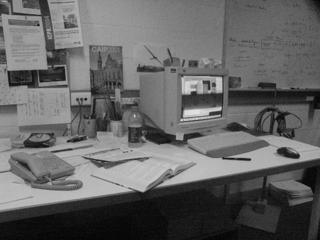
%> input picture second_semester/Computer Vision/Lab2_Dense_Motion_Estimation/toolbox/ransac/example/im02.jpg, 320 x 240 px, given in place of imagen01.jpg, which was not available
$ octave --eval "testfund;"   (GNU Octave 9; MATLAB toolbox functions it lacks are replaced by stand-ins)
%> lines starting %> are read from the running program, lines starting %| are printed output that depends on the picture; pictures that were not available may be replaced by others from this repository, and a replacement may not be noted
### 2nd_Semester/Computer Vision/Lab2_Dense_Motion_Estimation/toolbox/ransac/harris.m
% HARRIS - Harris corner detector
%
% Usage:                 cim = harris(im, sigma)
%                [cim, r, c] = harris(im, sigma, thresh, radius, disp)
%  [cim, r, c, rsubp, csubp] = harris(im, sigma, thresh, radius, disp)
%
% Arguments:
%            im     - image to be processed.
%            sigma  - standard deviation of smoothing Gaussian. Typical
%                     values to use might be 1-3.
%            thresh - threshold (optional). Try a value ~1000.
%            radius - radius of region considered in non-maximal
%                     suppression (optional). Typical values to use might
%                     be 1-3.
%            disp   - optional flag (0 or 1) indicating whether you want
%                     to display corners overlayed on the original
%                     image. This can be useful for parameter tuning. This
%                     defaults to 0
%
% Returns:
%            cim    - binary image marking corners.
%            r      - row coordinates of corner points.
%            c      - column coordinates of corner points.
%            rsubp  - If five return values are requested sub-pixel
%            csubp  - localization of feature points is attempted and
%                     returned as an additional set of floating point
%                     coords. Note that you may still want to use the integer
%                     valued coords to specify centres of correlation windows
%                     for feature matching.
%
% If thresh and radius are omitted from the argument list only 'cim' is returned
% as a raw corner strength image.  You may then want to look at the values
% within 'cim' to determine the appropriate threshold value to use. Note that
% the Harris corner strength varies with the intensity gradient raised to the
% 4th power.  Small changes in input image contrast result in huge changes in
% the appropriate threshold.
%
% Note that this code computes Noble's version of the detector which does not
% require the parameter 'k'.  See comments in code if you wish to use Harris'
% original measure.
%
% See also: NONMAXSUPPTS, DERIVATIVE5

% References:
% C.G. Harris and M.J. Stephens. "A combined corner and edge detector",
% Proceedings Fourth Alvey Vision Conference, Manchester.
% pp 147-151, 1988.
%
% Alison Noble, "Descriptions of Image Surfaces", PhD thesis, Department
% of Engineering Science, Oxford University 1989, p45.

% Copyright (c) 2002-2010 Peter Kovesi
% Centre for Exploration Targeting
% The University of Western Australia
% http://www.csse.uwa.edu.au/~pk/research/matlabfns/
%
% Permission is hereby granted, free of charge, to any person obtaining a copy
% of this software and associated documentation files (the "Software"), to deal
% in the Software without restriction, subject to the following conditions:
%
% The above copyright notice and this permission notice shall be included in
% all copies or substantial portions of the Software.
%
% The Software is provided "as is", without warranty of any kind.

% March    2002 - Original version
% December 2002 - Updated comments
% August   2005 - Changed so that code calls nonmaxsuppts
% August   2010 - Changed to use Farid and Simoncelli's derivative filters

function [cim, r, c, rsubp, csubp] = harris(im, sigma, thresh, radius, disp)

    error(nargchk(2,5,nargin));
    if nargin == 4
	disp = 0;
    end

    if ~isa(im,'double')
	im = double(im);
    end

    subpixel = nargout == 5;

    % Compute derivatives and elements of the structure tensor.
    [Ix, Iy] = derivative5(im, 'x', 'y');
    Ix2 = gaussfilt(Ix.^2,  sigma);
    Iy2 = gaussfilt(Iy.^2,  sigma);
    Ixy = gaussfilt(Ix.*Iy, sigma);

    % Compute the Harris corner measure. Note that there are two measures
    % that can be calculated.  I prefer the first one below as given by
    % Nobel in her thesis (reference above).  The second one (commented out)
    % requires setting a parameter, it is commonly suggested that k=0.04 - I
    % find this a bit arbitrary and unsatisfactory.

    cim = (Ix2.*Iy2 - Ixy.^2)./(Ix2 + Iy2 + eps); % My preferred  measure.
%    k = 0.04;
%    cim = (Ix2.*Iy2 - Ixy.^2) - k*(Ix2 + Iy2).^2; % Original Harris measure.

    if nargin > 2   % We should perform nonmaximal suppression and threshold

	if disp  % Call nonmaxsuppts to so that image is displayed
	    if subpixel
		[r,c,rsubp,csubp] = nonmaxsuppts(cim, radius, thresh, im);
	    else
		[r,c] = nonmaxsuppts(cim, radius, thresh, im);
	    end
	else     % Just do the nonmaximal suppression
	    if subpixel
		[r,c,rsubp,csubp] = nonmaxsuppts(cim, radius, thresh);
	    else
		[r,c] = nonmaxsuppts(cim, radius, thresh);
	    end
	end
    end

### second_semester/Computer Vision/Lab2_Dense_Motion_Estimation/toolbox/ransac/derivative5.m
% DERIVATIVE5 - 5-Tap 1st and 2nd discrete derivatives
%
% This function computes 1st and 2nd derivatives of an image using the 5-tap
% coefficients given by Farid and Simoncelli.  The results are significantly
% more accurate than MATLAB's GRADIENT function on edges that are at angles
% other than vertical or horizontal. This in turn improves gradient orientation
% estimation enormously.  If you are after extreme accuracy try using DERIVATIVE7.
%
% Usage:  [gx, gy, gxx, gyy, gxy] = derivative5(im, derivative specifiers)
%
% Arguments:
%                       im - Image to compute derivatives from.
%    derivative specifiers - A comma separated list of character strings
%                            that can be any of 'x', 'y', 'xx', 'yy' or 'xy'
%                            These can be in any order, the order of the
%                            computed output arguments will match the order
%                            of the derivative specifier strings.
% Returns:
%  Function returns requested derivatives which can be:
%     gx, gy   - 1st derivative in x and y
%     gxx, gyy - 2nd derivative in x and y
%     gxy      - 1st derivative in y of 1st derivative in x
%
%  Examples:
%    Just compute 1st derivatives in x and y
%    [gx, gy] = derivative5(im, 'x', 'y');
%
%    Compute 2nd derivative in x, 1st derivative in y and 2nd derivative in y
%    [gxx, gy, gyy] = derivative5(im, 'xx', 'y', 'yy')
%
% See also: DERIVATIVE7

% Reference: Hany Farid and Eero Simoncelli "Differentiation of Discrete
% Multi-Dimensional Signals" IEEE Trans. Image Processing. 13(4): 496-508 (2004)

% Copyright (c) 2010 Peter Kovesi
% Centre for Exploration Targeting
% The University of Western Australia
% http://www.csse.uwa.edu.au/~pk/research/matlabfns/
%
% Permission is hereby granted, free of charge, to any person obtaining a copy
% of this software and associated documentation files (the "Software"), to deal
% in the Software without restriction, subject to the following conditions:
%
% The above copyright notice and this permission notice shall be included in
% all copies or substantial portions of the Software.
%
% The Software is provided "as is", without warranty of any kind.
%
% April 2010

function varargout = derivative5(im, varargin)

    varargin = varargin(:);
    varargout = cell(size(varargin));

    % Check if we are just computing 1st derivatives.  If so use the
    % interpolant and derivative filters optimized for 1st derivatives, else
    % use 2nd derivative filters and interpolant coefficients.
    % Detection is done by seeing if any of the derivative specifier
    % arguments is longer than 1 char, this implies 2nd derivative needed.
    secondDeriv = false;
    for n = 1:length(varargin)
        if length(varargin{n}) > 1
            secondDeriv = true;
            break
        end
    end

    if ~secondDeriv
        % 5 tap 1st derivative cofficients.  These are optimal if you are just
        % seeking the 1st deriavtives
        p = [0.037659  0.249153  0.426375  0.249153  0.037659];
        d1 =[0.109604  0.276691  0.000000 -0.276691 -0.109604];
    else
        % 5-tap 2nd derivative coefficients. The associated 1st derivative
        % coefficients are not quite as optimal as the ones above but are
        % consistent with the 2nd derivative interpolator p and thus are
        % appropriate to use if you are after both 1st and 2nd derivatives.
        p  = [0.030320  0.249724  0.439911  0.249724  0.030320];
        d1 = [0.104550  0.292315  0.000000 -0.292315 -0.104550];
        d2 = [0.232905  0.002668 -0.471147  0.002668  0.232905];
    end

    % Compute derivatives.  Note that in the 1st call below MATLAB's conv2
    % function performs a 1D convolution down the columns using p then a 1D
    % convolution along the rows using d1. etc etc.
    gx = false;
    imrgb=im;
%     im=rgb2gray(im);

    for n = 1:length(varargin)
      if strcmpi('x', varargin{n})
          varargout{n} = conv2(p, d1, im, 'same');
          gx = true;   % Record that gx is available for gxy if needed
          gxn = n;
      elseif strcmpi('y', varargin{n})
          varargout{n} = conv2(d1, p, im, 'same');
      elseif strcmpi('xx', varargin{n})
          varargout{n} = conv2(p, d2, im, 'same');
      elseif strcmpi('yy', varargin{n})
          varargout{n} = conv2(d2, p, im, 'same');
      elseif strcmpi('xy', varargin{n}) | strcmpi('yx', varargin{n})
          if gx
              varargout{n} = conv2(d1, p, varargout{gxn}, 'same');
          else
              gx = conv2(p, d1, im, 'same');
              varargout{n} = conv2(d1, p, gx, 'same');
          end
      else
          error(sprintf('''%s'' is an unrecognized derivative option',varargin{n}));
      end
    end

### second_semester/Computer Vision/Lab2_Dense_Motion_Estimation/toolbox/ransac/testfund.m
% Demonstration of feature matching via simple correlation, and then using
% RANSAC to estimate the fundamental matrix and at the same time identify
% (mostly) inlying matches
%
% Usage:  testfund              - Demonstrates fundamental matrix calculation
%                                 on two default images
%         testfund(im1,im2)     - Computes fundamental matrix on two supplied images
%
% Edit code as necessary to tweak parameters

% Copyright (c) 2004-2005 Peter Kovesi
% School of Computer Science & Software Engineering
% The University of Western Australia
% http://www.csse.uwa.edu.au/
%
% Permission is hereby granted, free of charge, to any person obtaining a copy
% of this software and associated documentation files (the "Software"), to deal
% in the Software without restriction, subject to the following conditions:
%
% The above copyright notice and this permission notice shall be included in
% all copies or substantial portions of the Software.
%
% The Software is provided "as is", without warranty of any kind.

% February 2004
% August   2005 Octave compatibility

function testfund

    %if nargin == 0
	im1 = imread('MisPruebasRANSAC/imagen01.jpg');
%> im1 is the input picture: size 240x320 uint8; min 0, max 228, mean 100
	im2 = imread('MisPruebasRANSAC/imagen02.jpg');
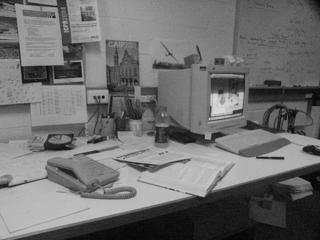
%> input picture second_semester/Computer Vision/Lab2_Dense_Motion_Estimation/toolbox/ransac/example/im03.jpg, 320 x 240 px, given in place of imagen02.jpg, which was not available
%> im2 is the input picture: size 240x320 uint8; min 0, max 223, mean 110.1
    %end
    im1=rgb2gray(im1);
    im2=rgb2gray(im2);
%

    v = version; Octave=v(1)<'5';  % Crude Octave test
    thresh = 0;   % Harris corner threshold
    nonmaxrad = 3;  % Non-maximal suppression radius
    dmax = 50;      % Maximum search distance for matching
    w = 11;         % Window size for correlation matching

    % Find Harris corners in image1 and image2
    [cim1, r1, c1] = harris(im1, 1, thresh, 3);
%> in derivative5, `varargin = varargin(:);`: varargin = {'x', 'y'}
%> in derivative5, `varargout = cell(size(varargin));`: varargout = {[], []}
%> the loop in derivative5, `for n = 1:length(varargin)` made 2 passes
%> after the loop in derivative5, `for n = 1:length(varargin)`: secondDeriv = false
%> the loop in derivative5, `for n = 1:length(varargin)` made 2 passes
%> (gx, gxn) on pass 1: (true, 1)
%> after the loop in derivative5, `for n = 1:length(varargin)`: varargout = 2 items
%> in harris, `[Ix, Iy] = derivative5(im, 'x', 'y');`:
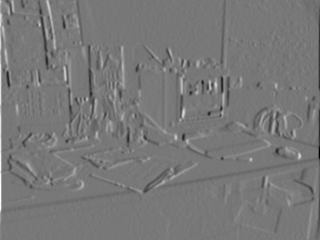
%> Ix: size 240x320 double; min -64.14, max 71.48, mean -0.1; drawn with min black and max white
%> in harris, `[Ix, Iy] = derivative5(im, 'x', 'y');`:
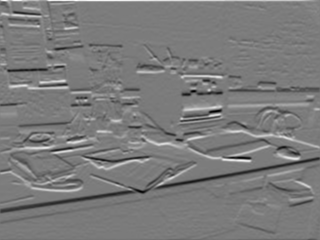
%> Iy: size 240x320 double; min -58.83, max 62.3, mean -0.2; drawn with min black and max white
%> the run ends on the next line
    imshow(im1,1), hold on, plot(c1,r1,'r+');

    [cim2, r2, c2] = harris(im2, 1, thresh, 3);
    imshow(im2,2), hold on, plot(c2,r2,'r+');
    drawnow

    correlation = 1;  % Change this between 1 or 0 to switch between the two
                      % matching functions below

    if correlation  % Use normalised correlation matching
	[m1,m2] = matchbycorrelation(im1, [r1';c1'], im2, [r2';c2'], w, dmax);

    else            % Use monogenic phase matching
	nscale = 1;
	minWaveLength = 10;
	mult = 4;
	sigmaOnf = .2;
	[m1,m2] = matchbymonogenicphase(im1, [r1';c1'], im2, [r2';c2'], w, dmax,...
					nscale, minWaveLength, mult, sigmaOnf);
    end

    % Display putative matches
    imshow(im1,3), set(gcf,'name','Putative matches')
    if Octave, figure(1); title('Putative matches'), axis('equal'), end
    for n = 1:length(m1);
	line([m1(2,n) m2(2,n)], [m1(1,n) m2(1,n)])
    end

    % Assemble homogeneous feature coordinates for fitting of the
    % fundamental matrix, note that [x,y] corresponds to [col, row]
    x1 = [m1(2,:); m1(1,:); ones(1,length(m1))];
    x2 = [m2(2,:); m2(1,:); ones(1,length(m1))];

    t = .002;  % Distance threshold for deciding outliers

    % Change the commenting on the lines below to switch between the use
    % of 7 or 8 point fundamental matrix solutions, or affine fundamental
    % matrix solution.
%   [F, inliers] = ransacfitfundmatrix7(x1, x2, t, 1);
    [F, inliers] = ransacfitfundmatrix(x1, x2, t, 1);
%   [F, inliers] = ransacfitaffinefund(x1, x2, t, 1);

    fprintf('Number of inliers was %d (%d%%) \n', ...
	    length(inliers),round(100*length(inliers)/length(m1)))
    fprintf('Number of putative matches was %d \n', length(m1))

    % Display both images overlayed with inlying matched feature points

    if Octave
	figure(4); title('Inlying matches'), axis('equal'),
    else
        show(im1,4), set(4,'name','Inlying matches'), hold on
    end
    plot(m1(2,inliers),m1(1,inliers),'r+');
    plot(m2(2,inliers),m2(1,inliers),'g+');

    for n = inliers
	line([m1(2,n) m2(2,n)], [m1(1,n) m2(1,n)],'color',[0 0 1])
    end

    if Octave, return, end

    response = input('Step through each epipolar line [y/n]?\n','s');
    if response == 'n'
	return
    end

    % Step through each matched pair of points and display the
    % corresponding epipolar lines on the two images.

    l2 = F*x1;    % Epipolar lines in image2
    l1 = F'*x2;   % Epipolar lines in image1

    % Solve for epipoles
    [U,D,V] = svd(F);
    e1 = hnormalise(V(:,3));
    e2 = hnormalise(U(:,3));

    for n = inliers
	figure(1), clf, imshow(im1), hold on, plot(x1(1,n),x1(2,n),'r+');
	hline(l1(:,n)); plot(e1(1), e1(2), 'g*');

	figure(2), clf, imshow(im2), hold on, plot(x2(1,n),x2(2,n),'r+');
	hline(l2(:,n)); plot(e2(1), e2(2), 'g*');
	fprintf('hit any key to see next point\r'); pause
    end

    fprintf('   \n');
